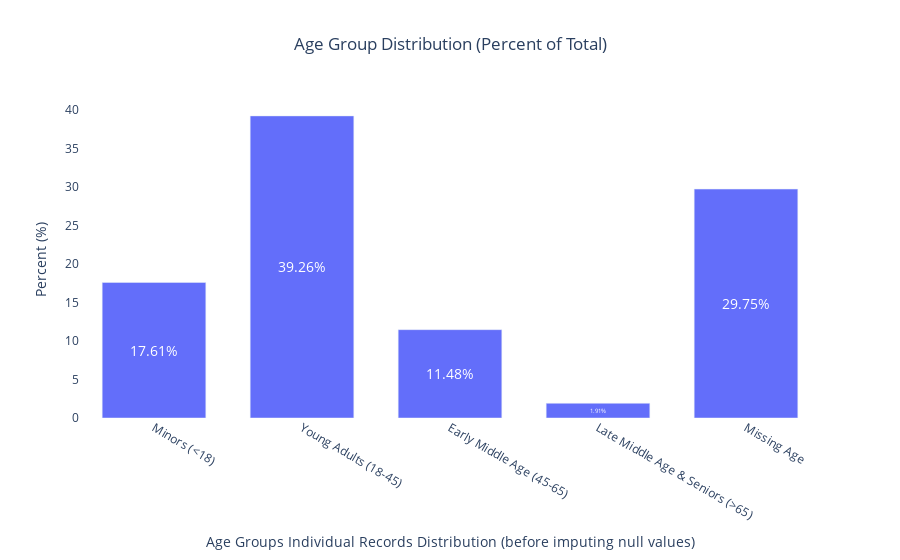

This figure's notebook cell:
### Code cell
# Step 6: Improve layout and show the plot
fig.update_layout(
    xaxis_title='Age Groups Individual Records Distribution (before imputing null values)',
    yaxis_title='Percent (%)',
    title_x=0.5,
    plot_bgcolor='white',
    bargap=0.3
)

# OLD: fig.update_traces(textposition='outside')

# NEW FIX: place labels inside so they are NOT cut off
fig.update_traces(
    textposition='inside',
    insidetextanchor='middle',
    textfont=dict(color='white', size=14)
)

print("\nLayout updated. Showing percentage bar chart:")
fig.show()

### Figure 1 — Plotly figure (JSON) as saved in the notebook; plotly's stock layout.template omitted (floating-point values rounded to 4 significant figures)
{"data": [{"alignmentgroup": "True", "hovertemplate": "Age Group=%{x}<br>Percent of Records=%{y}<br>text=%{text}<extra></extra>", "insidetextanchor": "middle", "legendgroup": "", "marker": {"color": "#636efa", "pattern": {"shape": ""}}, "name": "", "offsetgroup": "", "orientation": "v", "showlegend": false, "text": ["17.61%", "39.26%", "11.48%", "1.91%", "29.75%"], "textfont": {"color": "white", "size": 14}, "textposition": "inside", "type": "bar", "x": ["Minors (<18)", "Young Adults (18-45)", "Early Middle Age (45-65)", "Late Middle Age & Seniors (>65)", "Missing Age"], "xaxis": "x", "y": [17.61, 39.26, 11.48, 1.91, 29.75], "yaxis": "y"}], "layout": {"bargap": 0.3, "barmode": "relative", "legend": {"tracegroupgap": 0}, "plot_bgcolor": "white", "title": {"text": "Age Group Distribution (Percent of Total)", "x": 0.5}, "xaxis": {"anchor": "y", "domain": [0, 1], "title": {"text": "Age Groups Individual Records Distribution (before imputing null values)"}}, "yaxis": {"anchor": "x", "domain": [0, 1], "title": {"text": "Percent (%)"}}}}
